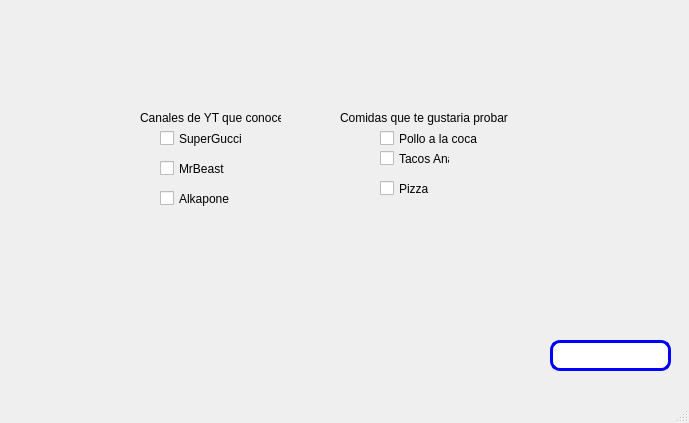
<?xml version="1.0" encoding="UTF-8"?>
<ui version="4.0">
 <class>MainWindow</class>
 <widget class="QMainWindow" name="MainWindow">
  <property name="geometry">
   <rect>
    <x>0</x>
    <y>0</y>
    <width>689</width>
    <height>423</height>
   </rect>
  </property>
  <property name="windowTitle">
   <string>MainWindow</string>
  </property>
  <widget class="QWidget" name="centralwidget">
   <widget class="QLineEdit" name="txt_temporizador">
    <property name="geometry">
     <rect>
      <x>550</x>
      <y>340</y>
      <width>121</width>
      <height>31</height>
     </rect>
    </property>
    <property name="font">
     <font>
      <pointsize>11</pointsize>
     </font>
    </property>
    <property name="styleSheet">
     <string notr="true">border: 3px solid blue;
border-radius:10px</string>
    </property>
    <property name="text">
     <string/>
    </property>
   </widget>
   <widget class="QLabel" name="label_11">
    <property name="geometry">
     <rect>
      <x>10</x>
      <y>10</y>
      <width>141</width>
      <height>61</height>
     </rect>
    </property>
    <property name="text">
     <string/>
    </property>
    <property name="pixmap">
     <pixmap resource="../Archivos/Recursos.qrc">:/Logos/UAT.png</pixmap>
    </property>
    <property name="scaledContents">
     <bool>true</bool>
    </property>
   </widget>
   <widget class="QLabel" name="label_10">
    <property name="geometry">
     <rect>
      <x>550</x>
      <y>290</y>
      <width>121</width>
      <height>71</height>
     </rect>
    </property>
    <property name="text">
     <string/>
    </property>
    <property name="pixmap">
     <pixmap resource="../Archivos/Recursos.qrc">:/Logos/Castor.jpg</pixmap>
    </property>
    <property name="scaledContents">
     <bool>true</bool>
    </property>
   </widget>
   <widget class="QLabel" name="label_9">
    <property name="geometry">
     <rect>
      <x>510</x>
      <y>20</y>
      <width>161</width>
      <height>61</height>
     </rect>
    </property>
    <property name="styleSheet">
     <string notr="true">background-image: url(:/NLogos/Facultad.jpg);</string>
    </property>
    <property name="text">
     <string/>
    </property>
    <property name="pixmap">
     <pixmap resource="../Archivos/Recursos.qrc">:/Logos/facultad_ingenieria_tampico.png</pixmap>
    </property>
    <property name="scaledContents">
     <bool>true</bool>
    </property>
   </widget>
   <widget class="QCheckBox" name="cb_supergucci">
    <property name="geometry">
     <rect>
      <x>160</x>
      <y>130</y>
      <width>91</width>
      <height>17</height>
     </rect>
    </property>
    <property name="text">
     <string>SuperGucci</string>
    </property>
   </widget>
   <widget class="QCheckBox" name="cb_mrbeast">
    <property name="geometry">
     <rect>
      <x>160</x>
      <y>160</y>
      <width>70</width>
      <height>17</height>
     </rect>
    </property>
    <property name="text">
     <string>MrBeast</string>
    </property>
   </widget>
   <widget class="QCheckBox" name="cb_alka">
    <property name="geometry">
     <rect>
      <x>160</x>
      <y>190</y>
      <width>81</width>
      <height>17</height>
     </rect>
    </property>
    <property name="text">
     <string>Alkapone</string>
    </property>
   </widget>
   <widget class="QCheckBox" name="cb_pollo">
    <property name="geometry">
     <rect>
      <x>380</x>
      <y>130</y>
      <width>131</width>
      <height>17</height>
     </rect>
    </property>
    <property name="text">
     <string>Pollo a la coca</string>
    </property>
   </widget>
   <widget class="QCheckBox" name="cb_tacos">
    <property name="geometry">
     <rect>
      <x>380</x>
      <y>150</y>
      <width>70</width>
      <height>17</height>
     </rect>
    </property>
    <property name="text">
     <string>Tacos Ana</string>
    </property>
   </widget>
   <widget class="QCheckBox" name="cb_pizza">
    <property name="geometry">
     <rect>
      <x>380</x>
      <y>180</y>
      <width>70</width>
      <height>17</height>
     </rect>
    </property>
    <property name="text">
     <string>Pizza</string>
    </property>
   </widget>
   <widget class="QLabel" name="label">
    <property name="geometry">
     <rect>
      <x>140</x>
      <y>110</y>
      <width>141</width>
      <height>16</height>
     </rect>
    </property>
    <property name="text">
     <string>Canales de YT que conoces</string>
    </property>
   </widget>
   <widget class="QLabel" name="label_2">
    <property name="geometry">
     <rect>
      <x>340</x>
      <y>110</y>
      <width>171</width>
      <height>16</height>
     </rect>
    </property>
    <property name="text">
     <string>Comidas que te gustaria probar</string>
    </property>
   </widget>
  </widget>
  <widget class="QMenuBar" name="menubar">
   <property name="geometry">
    <rect>
     <x>0</x>
     <y>0</y>
     <width>689</width>
     <height>21</height>
    </rect>
   </property>
  </widget>
  <widget class="QStatusBar" name="statusbar"/>
 </widget>
 <resources>
  <include location="../Archivos/Recursos.qrc"/>
  <include location="../../Archivos/Recursos.qrc"/>
 </resources>
 <connections/>
</ui>
